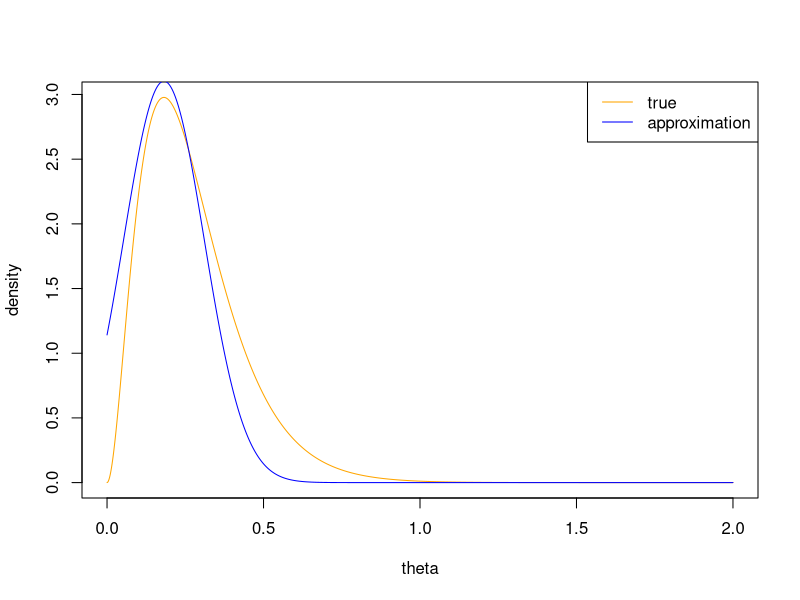
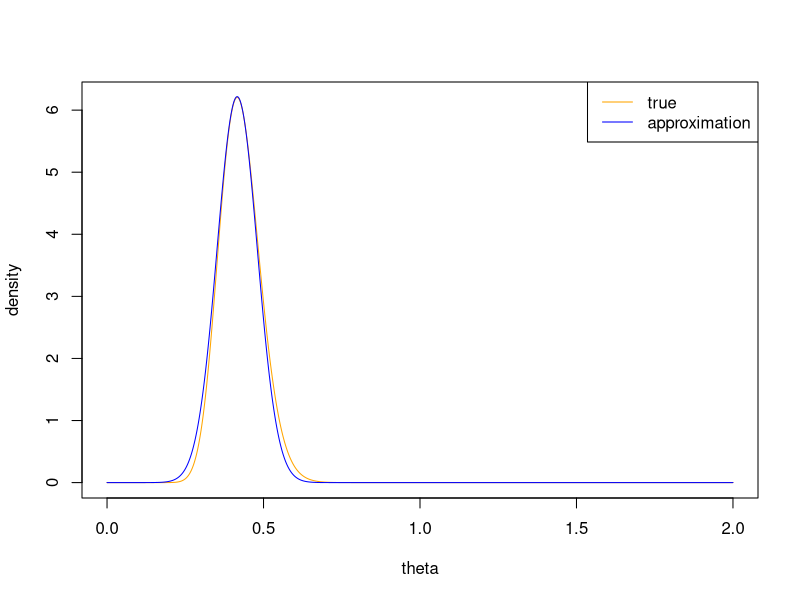

The R script that drew these images, in order:
# An approximating the posterior with a normal
# From an unnormalized density

# Data distribution: y_1, ..., y_n | theta ~ i.i.d Poisson(theta)
# Prior distribution: theta ~ Exp(1)

# Generate some synthetic data
# poisson with mean of 0.5
# in practice, we just have some data
set.seed(3) # for reproducibility
y = rpois(10, lambda = 0.5)

# unnormalized posterior
qtheta = function(theta, y) {
  prod(dpois(y, lambda = theta)) *
    dexp(theta, rate = 1)
}

# vectorize qtheta
vqtheta = Vectorize(qtheta, vectorize.args = "theta")

# determine normalizing constant deterministically
# plot above suggests 10 is adequate
# Note: From integrate documentation
# f must accept a vector of inputs and
# produce a vector of function evaluations at
# those points. The Vectorize function may be
# helpful to convert f to this form.
(nconst = integrate(f = vqtheta, lower = 0, upper = 10, y = y))

# posterior density function
dpost = function(theta, y) {
  qtheta(theta, y)/nconst$value
}

# vectorized version of dpost for integrate function
vdpost = Vectorize(dpost, vectorize.args = "theta")

# double-check that posterior is proper!
integrate(vdpost, lower = 0, upper = 10, y = y)

# determine map
(map = optimize(qtheta, interval = c(0, 10), y = y, maximum = TRUE))
map$maximum

# normal approximation posterior
dpapprox = function(theta, y, thetahat) {
  dnorm(theta, mean = thetahat, sd = sqrt(thetahat^2/sum(y)))
}

# vectorize over theta
vdapprox = Vectorize(dpapprox, vectorize.args = "theta")

# range of theta values
theta = seq(0, 2, length = 1000)
# plot true density
plot(theta, vdpost(theta, y), ylab = "density", type = "l", col = "orange")
# plot normal approximation
lines(theta, vdapprox(theta, y, thetahat = map$maximum), col = "blue")
legend("topright", legend = c("true", "approximation"),
       col = c("orange", "blue"), lty = 1)


# Generate some synthetic data
# poisson with mean of 0.5
# in practice, we just have some data
set.seed(3) # for reproducibility
y = rpois(100, lambda = 0.5)

# unnormalized posterior
qtheta = function(theta, y) {
  log_pdata = sum(dpois(y, lambda = theta, log = TRUE))
  log_pprior = dexp(theta, rate = 1, log = TRUE)
  exp(log_pdata + log_pprior)
}

# vectorize qtheta
vqtheta = Vectorize(qtheta, vectorize.args = "theta")

# determine normalizing constant
(nconst = integrate(f = vqtheta, lower = 0, upper = 10, y = y))

# there is an issue numerically
# the log_pdata is too small (exp(log_pdata) approx 0)
# we'll add a constant to deal with this
# how to choose?
# trial and error
# too big and everything blows up
# too small and numerical underflow remains
# unnormalized posterior
# add constant to deal with numerical underflow
qtheta_robust = function(theta, y) {
  log_pdata = sum(dpois(y, lambda = theta, log = TRUE))
  log_pprior = dexp(theta, rate = 1, log = TRUE)
  exp(log_pdata + log_pprior + 80)
}

# vectorize qtheta
vqtheta_robust = Vectorize(qtheta_robust, vectorize.args = "theta")

# determine normalizing constant
(nconst = integrate(f = vqtheta_robust, lower = 0, upper = 10, y = y))

# posterior density function
dpost = function(theta, y) {
  qtheta_robust(theta, y)/nconst$value
}

# vectorized version of dpost for integrate function
vdpost = Vectorize(dpost, vectorize.args = "theta")

# double-check that posterior is proper!
integrate(vdpost, lower = 0, upper = 10, y = y)

# determine map
(map = optimize(qtheta, interval = c(0, 10), y = y, maximum = TRUE))
map$maximum

# normal approximation posterior
dpapprox = function(theta, y, thetahat) {
  dnorm(theta, mean = thetahat, sd = sqrt(thetahat^2/sum(y)))
}

# vectorize over theta
vdapprox = Vectorize(dpapprox, vectorize.args = "theta")

# range of theta values
theta = seq(0, 2, length = 1000)
# plot true density
plot(theta, vdpost(theta, y), ylab = "density", type = "l", col = "orange")
# plot normal approximation
lines(theta, vdapprox(theta, y, thetahat = map$maximum), col = "blue")
legend("topright", legend = c("true", "approximation"),
       col = c("orange", "blue"), lty = 1)

